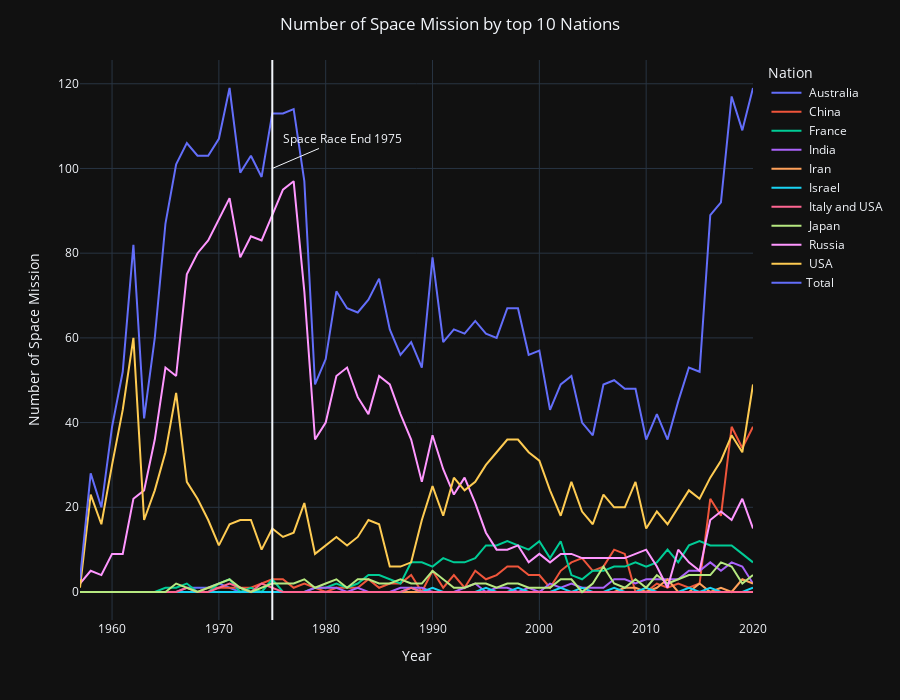

Notebook source saved alongside this figure:
### Code cell
fig = px.line(by_year, height=700)
fig.add_annotation(x=1975,y=100,ax=70,text="Space Race End 1975",showarrow=True,
)
fig.update_layout(title_text="Number of Space Mission by top 10 Nations",xaxis_title="Year",
    yaxis_title="Number of Space Mission",legend_title="Nation",title_x=0.5,
    shapes=[dict(type='line',yref='paper', y0=0, y1=1,xref='x', x0=1975, x1=1975,)],
    template='plotly_dark'
)
